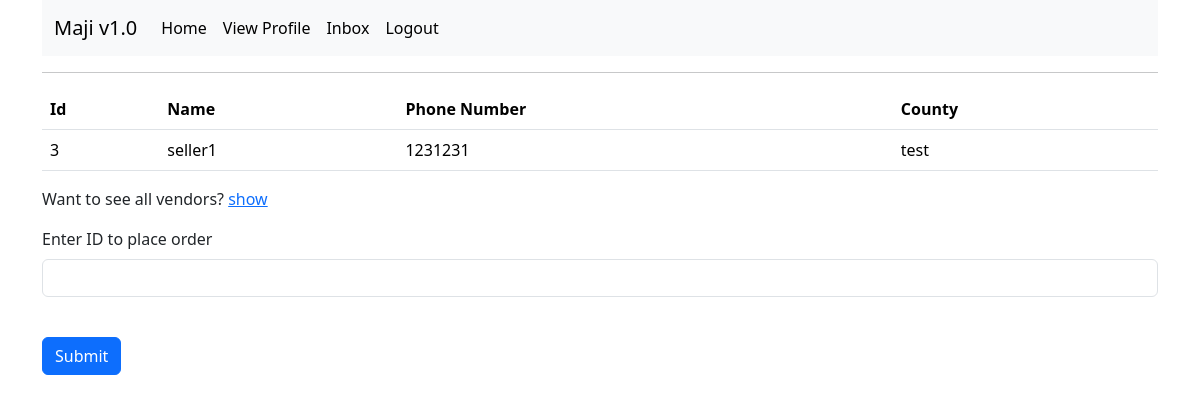
Screenshot of /order/test (signed in) with the database file from the repository.
### app/models.py (models this page shows, shortened)
class Users(UserMixin, db.Model):
    id = db.Column(db.Integer, primary_key=True)
    username = db.Column(db.String(50), index=True)
    email = db.Column(db.String(120), index=True, unique=True)
    county = db.Column(db.String(30))
    phone_number = db.Column(db.String(13))
    password_hash = db.Column(db.String(128))
    type = db.Column(db.String(10))
    orderee = db.relationship("Order", foreign_keys='Order.buyer_name', backref='purchaser', lazy="dynamic")
    ordered_to = db.relationship("Order", foreign_keys='Order.seller_id', cascade="all, delete-orphan", backref='seller', lazy="dynamic")

### app/routes.py (the view, shortened to what this page needs)
@app.route('/order/<county>', methods=['GET', 'POST'])
@login_required
def place_order(county):
    if county == 'all':
        sellers = Users.query.filter_by(type="seller").all()
    else:
        sellers = Users.query.filter_by(type="seller").filter_by(county=county).all()
    """if len(sellers) == 0:
        sellers = Users.query.filter_by(type=2).all()"""
    form = PlaceOrderForm()
    return render_template('place_order.html', form=form, sellers=sellers)

### app/forms.py
class PlaceOrderForm(FlaskForm):
    id = StringField('Enter ID to place order', validators=[DataRequired()])
    submit = SubmitField('Submit')

### app/models.py (called while the page is built)
@login.user_loader
def Load_user(id):
    return Users.query.get(int(id))

### app/templates/place_order.html (shortened to what this page needs)
{% extends 'base.html' %}
{% block content %}
	{% if sellers|length > 0 %}
	<table class="table">
		<tr>
			<th scope="col">Id</th>
			<th scope="col">Name</th>
			<th scope="col">Phone Number</th>
			<th scope="col">County</th>
		</tr>
		{% for seller in sellers %}
		<tr>
			<td scope="row">{{ seller.id }}</td>
			<td>{{ seller.username }}</td>
			<td>{{ seller.phone_number }}</td>
			<td>{{ seller.county }}</td>
		</tr>
		{% endfor %}
	</table>
	{% else %}
		<p><i>There are no vendors in your location</i></p>
	{% endif %}
	<p>Want to see all vendors? <a href="{{ url_for("place_order", county="all") }}">show</a></p>
	<form action='' method='post'>
	<p>
		{{ form.id.label(class="form-label") }}<br>
		{{ form.id(class="form-control") }}<br>
	</p>
	<p>{{ form.submit(class="btn btn-primary") }}</p>
	</form>
{% endblock %}

### rows the page displays
Users: id "3", username "seller1", phone_number "1231231", county "test"
